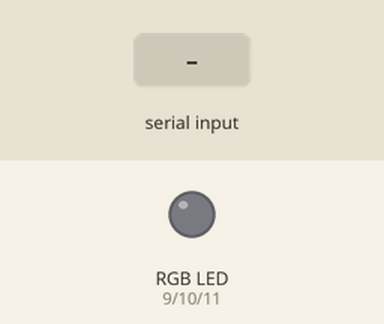
The sketch below on a simulated Arduino Uno, built with avr-gcc and run on an emulated ATmega328P. On the bench: an RGB LED mixed from three pins (HIGH = lit). The test bench sets the inputs (shaded band). Dim RGB values are drawn brighter than linear.

Above: at 1.2 s.
1.3 s: "90,45,200\n" received over Serial
At 2.5 s:
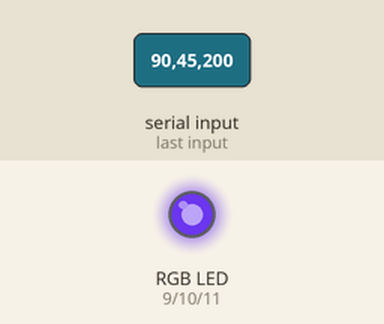
2.8 s: "30,150,10\n" received over Serial
At 3.9 s:
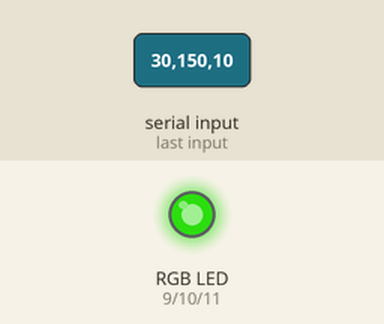
4.3 s: "90,45\n" received over Serial
At 5.1 s:
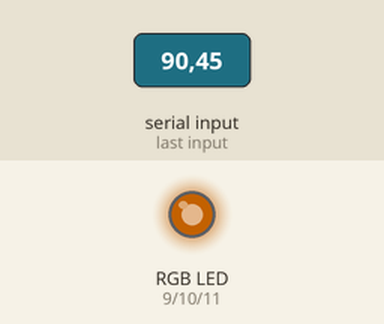
5.8 s: "30,150\n" received over Serial
At 6.3 s:
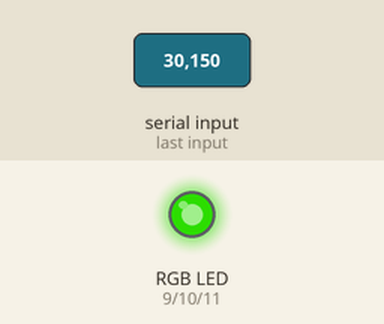
7.3 s: "5\n" received over Serial
At 7.7 s:
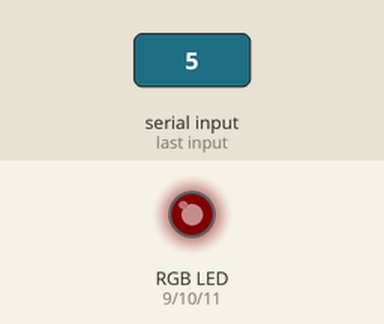
8.8 s: "90\n" received over Serial
At 10.2 s:
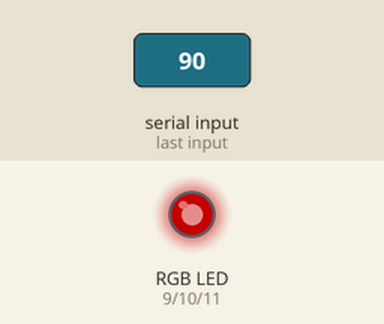
Timing chart, 0 to 11.3 s (numbered marks = the images above; inputs shaded):
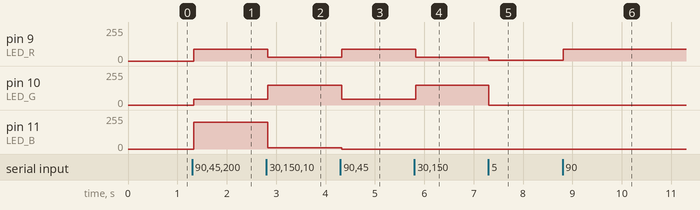

The sketch:

sketch.ino
```cpp
#define LED_R 9
#define LED_G 10
#define LED_B 11

String receivedInput = "";

void setup() {
  Serial.begin(9600);
  pinMode(LED_R,OUTPUT);
  pinMode(LED_G,OUTPUT);
  pinMode(LED_B,OUTPUT);
}

void loop() {
  receiveData();
  delay(25);
}

void receiveData() {
  int receivedChar;

  while (Serial.available() > 0) {
    receivedChar = Serial.read();
    receivedInput += (char)receivedChar;
    if (receivedChar == '\n') {
      set_color(receivedInput);
      receivedInput = "";
    }
  }
}


void set_color(String cmd_str) {
  char cmd[cmd_str.length() + 1];
  strcpy(cmd, cmd_str.c_str());
  String colors[3];

  const char separator[2] = ",";

  char *token;

  token = strtok(cmd,separator);

  byte i = 0;
  while (token != NULL) {
    colors[i] = token;
    i++;
    token = strtok(NULL,separator);
  }

  analogWrite(LED_R,colors[0].toInt());
  analogWrite(LED_G,colors[1].toInt());
  analogWrite(LED_B,colors[2].toInt());
}
```

Measured:
- after the input at 1.3 s, pin 9 (LED_R): 0/255 → 90/255 at once; pin 10 (LED_G): 0/255 → 45/255 at once; pin 11 (LED_B): 0/255 → 200/255 at once
- after the input at 2.8 s, pin 9 (LED_R): 90/255 → 30/255 at once; pin 10 (LED_G): 45/255 → 150/255 at once; pin 11 (LED_B): 200/255 → 10/255 at once
- after the input at 4.3 s, pin 9 (LED_R): 30/255 → 90/255 at once; pin 10 (LED_G): 150/255 → 45/255 at once; pin 11 (LED_B): 10/255 → 0/255 at once
- after the input at 5.8 s, pin 9 (LED_R): 90/255 → 30/255 at once; pin 10 (LED_G): 45/255 → 150/255 at once
- after the input at 7.3 s, pin 9 (LED_R): 30/255 → 5/255 at once; pin 10 (LED_G): 150/255 → 0/255 at once
- after the input at 8.8 s, pin 9 (LED_R): 5/255 → 90/255 at once
